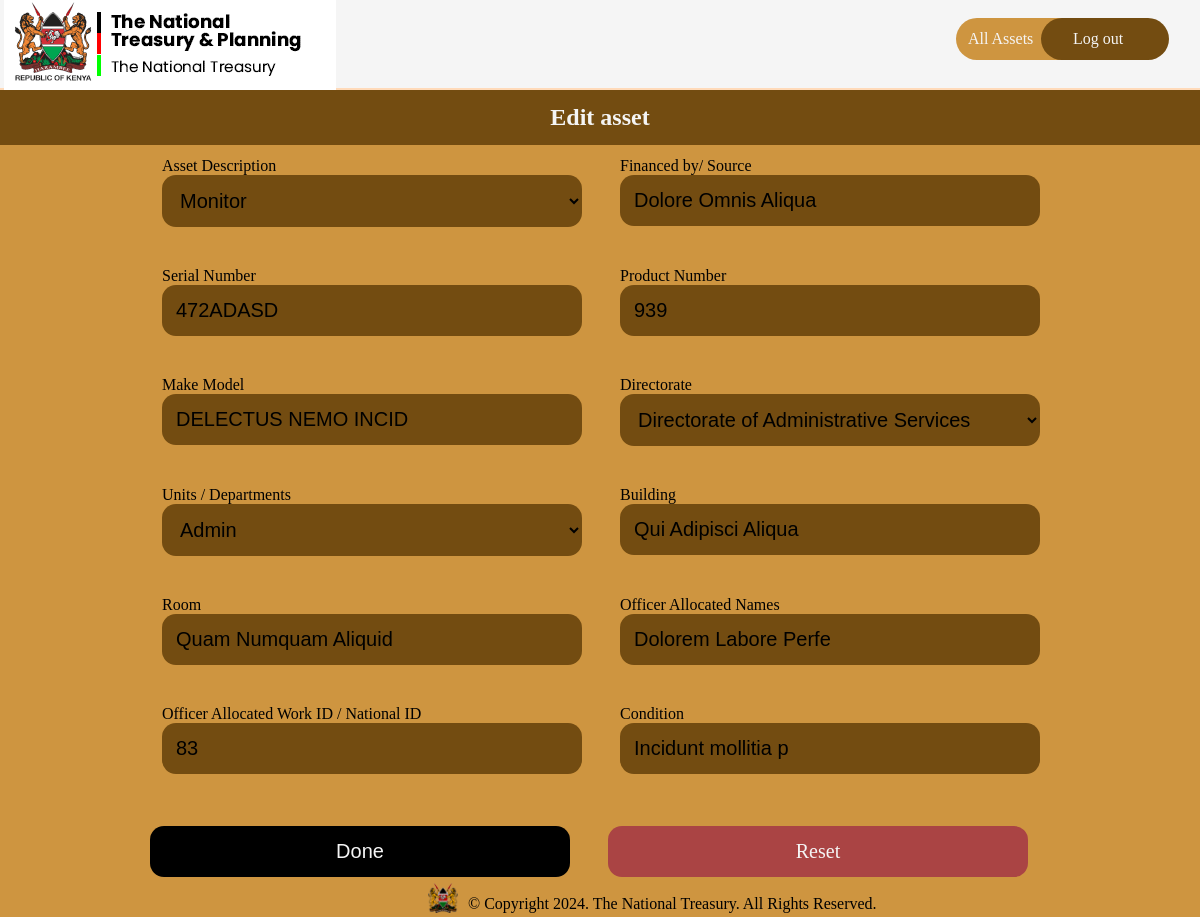
Page /assets/edit/1 (signed in) on the committed database.
### inventory/models.py (models this page shows, shortened)
class Asset(db.Model):
    idassets = db.Column(db.Integer, primary_key=True)
    asset_description = db.Column(db.Text, nullable=False)
    financed_by = db.Column(db.Text, default="N/A")
    serial_number = db.Column(db.Text, nullable=False, unique=True)
    product_number = db.Column(db.Text, nullable=False)
    make_model = db.Column(db.Text, nullable=False)
    directorate = db.Column(db.Text, nullable=False)
    units = db.Column(db.Text, nullable=False)
    building = db.Column(db.Text, nullable=False)
    room = db.Column(db.Integer, nullable=False)
    officer_allocated = db.Column(db.Text, default="N/A")
    officer_contact_info = db.Column(db.Text, default="0")
    state = db.Column(db.Text, nullable=False)
    recorded_by = db.Column(db.Text, nullable=False)

### inventory/routes.py (the view, shortened to what this page needs)
@app.route("/assets/edit/<int:asset_id>", methods=("GET", "POST"))
def edit_asset(asset_id):
    form = UpdateAssetForm()
    asset = Asset.query.get_or_404(asset_id)
    if not current_user.full_name != 'Admin Tnt' and current_user.email != 'admin@tnt.app' and asset.recorded_by != current_user.full_name:
        abort(403)
    if request.method == "GET":
        form.asset_description.data = asset.asset_description
        form.financed_by.data = asset.financed_by
        form.serial_number.data = asset.serial_number
        form.product_number.data = asset.product_number
        form.make_model.data = asset.make_model
        form.directorate.data = asset.directorate
        form.units.choices = [
            (unit, unit) for unit in unit_options.get(asset.directorate, [])
        ]
        form.units.data = asset.units  # Set the current unit
        form.building.data = asset.building
        form.room.data = asset.room
        form.officer_allocated.data = asset.officer_allocated
        form.officer_contact_info.data = asset.officer_contact_info
        form.state.data = asset.state
    return render_template("edit_asset.html", form=form, asset=asset)

### inventory/models.py (called while the page is built)
@login_manager.user_loader
def load_user(user_id):
    return User.query.get(int(user_id))

### inventory/templates/edit_asset.html (shortened to what this page needs)
{% extends "base.html" %}
{% block head %}
{{ super() }}
<link rel="stylesheet" href="{{ url_for('static', filename='css/create_asset.css') }}">
{% endblock head %}
{% block navlinks %}
<a href="{{ url_for('index') }}" class="links signup">All Assets</a>
<a href="{{ url_for('index') }}" class="links login">Log out</a>
{% endblock navlinks %}
{% block body %}
<h2 class="asset-heading">Edit asset</h2>
<div class="form-wrapper">
	<div class="layer">
		<form autocomplete="off" action="" class="form" method="post">
			<div class="row">
				<div class="asset_description">
					{{ form.asset_description.label }}
					{{ form.asset_description(placeholder="",id="description", value="{{ asset.asset_description }}") }}
				</div>
				<div class="financed_by">
					{{ form.financed_by.label }}
					{{ form.financed_by(placeholder="",id="financedby") }}
				</div>
			</div>
			<div class="row">
				<div class="serial_number">
					{{ form.serial_number.label }}
					{{ form.serial_number(placeholder="",id="serial") }}
				</div>
				<div class="product_number">
					{{ form.product_number.label }}
					{{ form.product_number(placeholder="",id="productnumber") }}
				</div>
			</div>
			<div class="row">
				<div class="make_model">
					{{ form.make_model.label }}
					{{ form.make_model(placeholder="",id="makemodel") }}
				</div>
				<div class="directorate">
					{{ form.directorate.label }}
					{{ form.directorate(placeholder="",id="directorate") }}
				</div>
			</div>
			<div class="row">
				<div class="units">
					{{ form.units.label }}
					{{ form.units(placeholder="",id="units") }}
				</div>
				<div class="building">
					{{ form.building.label }}
					{{ form.building(placeholder="",id="building") }}
				</div>
			</div>
			<div class="row">
				<div class="room">
					{{ form.room.label }}
					{{ form.room(placeholder="",id="room") }}
				</div>
				<div class="officer_in_charge">
					{{ form.officer_allocated.label }}
					{{ form.officer_allocated(placeholder="",id="officerincharge") }}
				</div>
			</div>
			<div class="row">
				<div class="officer_contact_info">
					{{ form.officer_contact_info.label }}
					{{ form.officer_contact_info(placeholder="",id="officercontactinfo") }}
				</div>
				<div class="condition">
					{{ form.state.label }}
					{{ form.state(placeholder="",id="condition") }}
				</div>
			</div>
	</div>
	<div class="row">
		<input type="submit" value="Done">
		<a href="{{ url_for('edit_asset',asset_id=asset.idassets ) }}" style="text-align:center;text-decoration:none;background-color:#aa4444;" class="reset reset-edit">Reset</a>
	</div>
</div>
{% endblock body %}

### inventory/static/css/style.css (style rules this page uses)
* { margin: 0; padding: 0; box-sizing: border-box; color-scheme: light; @import url('https://fonts.googleapis.com/css2?family=Roboto+Mono:ital,wght@0,100..700;1,100..700&display=swap'); }
body { display: flex; flex-direction: column; height: 100%; background-color: #ce9540; }
.links { padding: 12px; display: flex; align-items: center; gap: 32px; border-radius: 34px; margin-bottom: 8px; }
.links>a { text-decoration: none; color: whitesmoke; width: 7.6em; }
.signup { background-color: #CE9540; }
.login { background-color: #734C11; margin-left: -67px; padding-left: 32px; }

### inventory/static/css/create_asset.css (style rules this page uses)
body { display: flex; flex-direction: column; height: 100%; background-color: #CE9540; }
.asset-heading { padding: 14px; text-align: center; color: whitesmoke; background-color: #734C11; }
.links { padding: 12px; display: flex; align-items: center; gap: 32px; border-radius: 34px; margin-bottom: 8px; }
.links>a { text-decoration: none; color: whitesmoke; width: 8em; margin-right: 4px; }
.signup { background-color: #CE9540; }
.login { background-color: #734C11; margin-left: -79px; padding-left: 32px; }
.form-wrapper { margin: 0 auto; }
input, .reset { -webkit-appearance: none; -moz-appearance: none; appearance: none; border: none; }
select, input[type="text"], input[type="email"], input[type="password"], input[type="number"] { background-color: #734C11; color: rgb(0, 0, 0); }
select, input, .reset { padding: 14px; border-radius: 14px; margin-bottom: 10px; width: 420px; font-size: 20px; }
select { border: none; }
input[type="submit"], .reset { color: whitesmoke; background-color: rgb(0, 0, 0); }
.form { width: 900px; padding: 12px; }
.row { display: flex; gap: 38px; margin-bottom: 30px; }
::placeholder { color: whitesmoke; opacity: 1; }

### rows in the picture
Asset: asset_description "Monitor", financed_by "Dolore Omnis Aliqua", serial_number "472ADASD", product_number "939", make_model "DELECTUS NEMO INCID", directorate "Directorate of Administrative Services", units "Admin", building "Qui Adipisci Aliqua", room "Quam Numquam Aliquid", officer_allocated "Dolorem Labore Perfe", officer_contact_info "83", state "Incidunt mollitia p"
